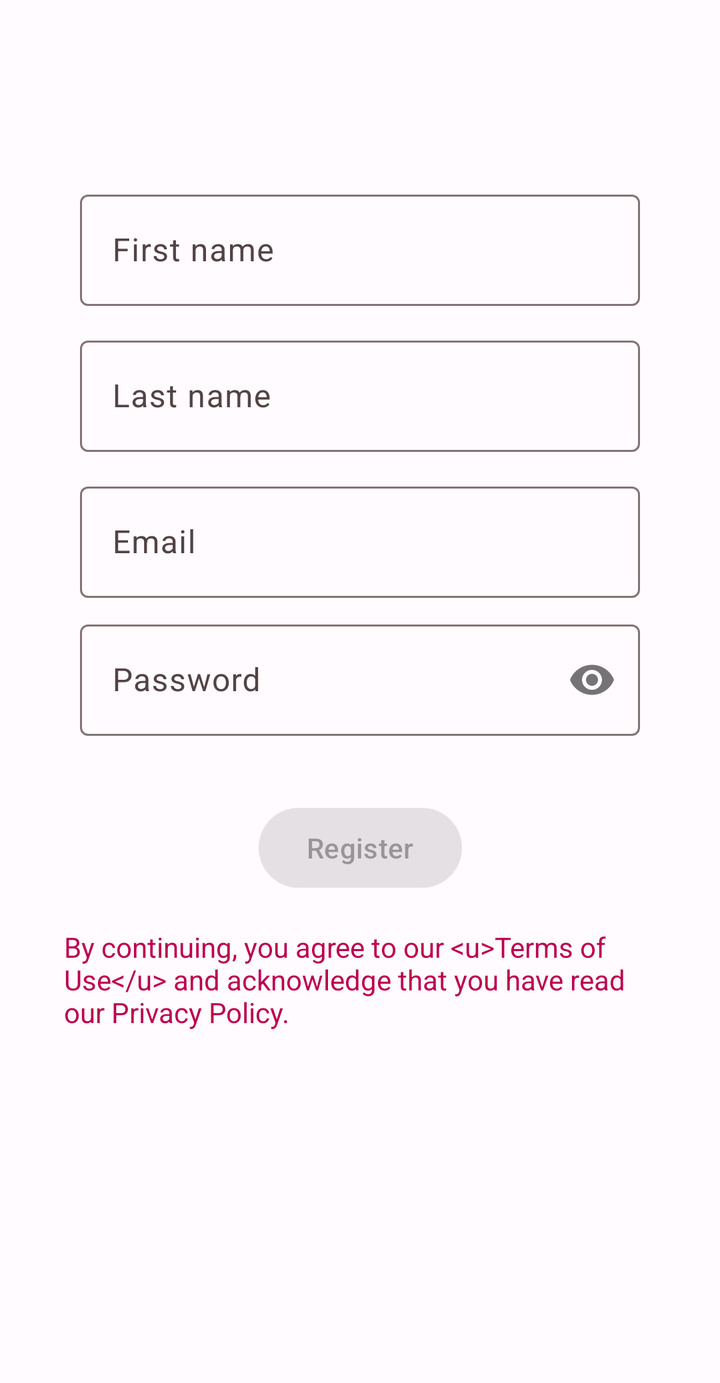
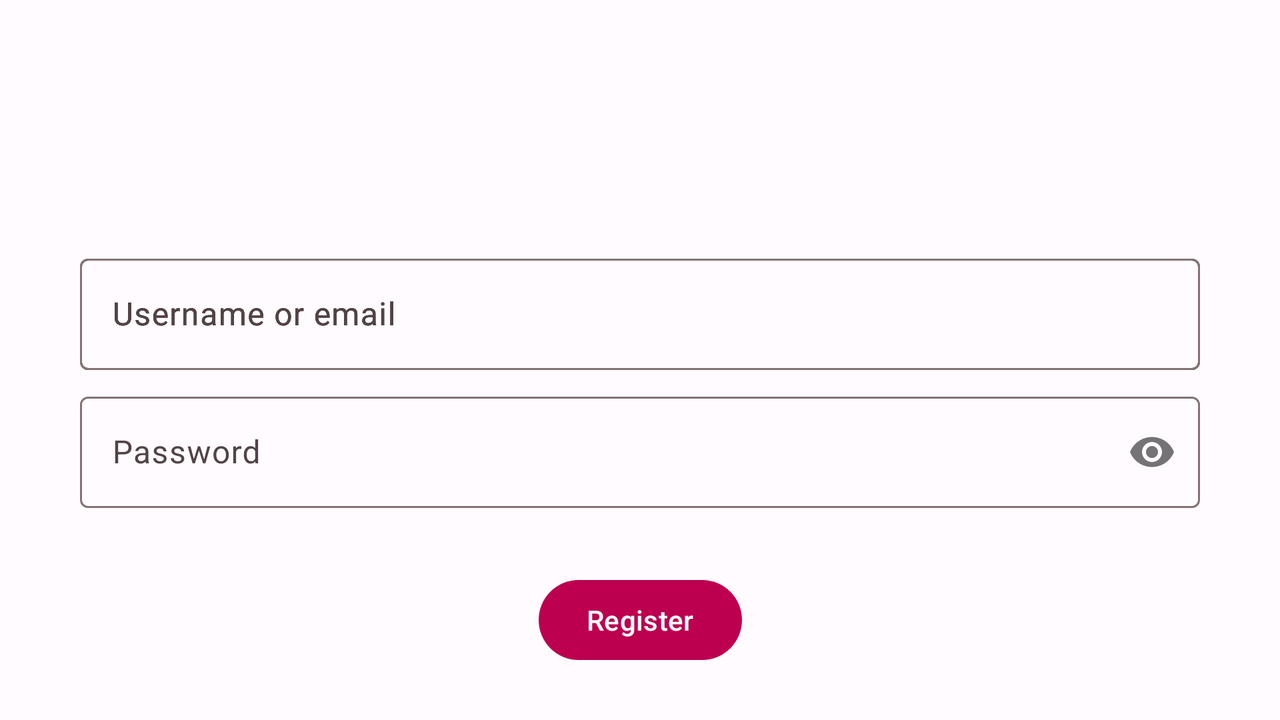

One screen, two layout resources from the same app: the default and the repository's alternative for another configuration. Each is rendered where Android would select it; the XML of both is given below.
<!-- AndroidManifest.xml: application theme AppTheme -->
<!-- res/layout/fragment_registration.xml -->
<?xml version="1.0" encoding="utf-8"?>
<ScrollView
    xmlns:app="http://schemas.android.com/apk/res-auto"
    xmlns:android="http://schemas.android.com/apk/res/android"
    android:layout_width="match_parent"
    android:layout_height="match_parent"
    android:layout_marginTop="?attr/actionBarSize"
    android:layout_gravity="top"
    android:gravity="top">

    <androidx.constraintlayout.widget.ConstraintLayout
        android:id="@+id/container"
        android:layout_width="match_parent"
        android:layout_height="wrap_content"
        android:paddingLeft="@dimen/fragment_horizontal_margin"
        android:paddingTop="@dimen/fragment_vertical_margin"
        android:paddingRight="@dimen/fragment_horizontal_margin"
        android:paddingBottom="160dip">

        <com.google.android.material.textfield.TextInputLayout
            android:id="@+id/firstnameLayout"
            android:layout_width="0dp"
            android:layout_height="wrap_content"
            android:layout_marginStart="24dp"
            android:layout_marginTop="12dp"
            android:layout_marginEnd="24dp"
            app:layout_constraintEnd_toEndOf="parent"
            app:layout_constraintStart_toStartOf="parent"
            app:layout_constraintTop_toTopOf="parent">

            <com.google.android.material.textfield.TextInputEditText
                android:id="@+id/firstname"
                android:layout_width="match_parent"
                android:layout_height="wrap_content"
                android:ems="10"
                android:hint="@string/registration_form_firstname"
                android:inputType="textEmailAddress"
                android:selectAllOnFocus="true"
                android:textColorHint="#8D6E63" />

        </com.google.android.material.textfield.TextInputLayout>

        <com.google.android.material.textfield.TextInputLayout
            android:id="@+id/lastnameLayout"
            android:layout_width="0dp"
            android:layout_height="wrap_content"
            android:layout_marginStart="24dp"
            android:layout_marginTop="12dp"
            android:layout_marginEnd="24dp"
            app:layout_constraintEnd_toEndOf="parent"
            app:layout_constraintStart_toStartOf="parent"
            app:layout_constraintTop_toBottomOf="@+id/firstnameLayout">

            <com.google.android.material.textfield.TextInputEditText
                android:id="@+id/lastname"
                android:layout_width="match_parent"
                android:layout_height="wrap_content"
                android:ems="10"
                android:hint="@string/registration_form_lastname"
                android:inputType="textEmailAddress"
                android:selectAllOnFocus="true" />

        </com.google.android.material.textfield.TextInputLayout>

        <com.google.android.material.textfield.TextInputLayout
            android:id="@+id/emailLayout"
            android:layout_width="0dp"
            android:layout_height="wrap_content"
            android:layout_marginStart="24dp"
            android:layout_marginTop="12dp"
            android:layout_marginEnd="24dp"
            app:layout_constraintEnd_toEndOf="parent"
            app:layout_constraintStart_toStartOf="parent"
            app:layout_constraintTop_toBottomOf="@+id/lastnameLayout">

            <com.google.android.material.textfield.TextInputEditText
                android:id="@+id/email"
                android:layout_width="match_parent"
                android:layout_height="wrap_content"
                android:ems="10"
                android:hint="@string/registration_form_email"
                android:inputType="textEmailAddress"
                android:selectAllOnFocus="true" />

        </com.google.android.material.textfield.TextInputLayout>

        <com.google.android.material.textfield.TextInputLayout
            android:id="@+id/passwordLayout"
            android:layout_width="0dp"
            android:layout_height="wrap_content"
            android:layout_marginStart="24dp"
            android:layout_marginTop="8dp"
            android:layout_marginEnd="24dp"
            app:passwordToggleEnabled="true"
            app:layout_constraintEnd_toEndOf="parent"
            app:layout_constraintStart_toStartOf="parent"
            app:layout_constraintTop_toBottomOf="@+id/emailLayout">

            <com.google.android.material.textfield.TextInputEditText
                android:id="@+id/password"
                android:layout_width="match_parent"
                android:layout_height="wrap_content"
                android:ems="10"
                android:hint="@string/registration_form_password"
                android:imeActionLabel="@string/action_sign_in_short"
                android:imeOptions="actionDone"
                android:inputType="textPassword"
                android:selectAllOnFocus="true"
                android:textColorHint="#8D6E63" />
        </com.google.android.material.textfield.TextInputLayout>

        <Button
            android:id="@+id/registration"
            android:layout_width="wrap_content"
            android:layout_height="wrap_content"
            android:layout_gravity="start"
            android:layout_marginStart="48dp"
            android:layout_marginTop="32dp"
            android:layout_marginEnd="48dp"
            android:layout_marginBottom="64dp"
            android:enabled="false"
            android:text="@string/action_registration"
            app:layout_constraintEnd_toEndOf="parent"
            app:layout_constraintStart_toStartOf="parent"
            app:layout_constraintTop_toBottomOf="@+id/passwordLayout" />

        <TextView
            android:id="@+id/license"
            android:layout_width="match_parent"
            android:layout_height="wrap_content"
            android:gravity="top|start"
            android:padding="16dp"
            android:visibility="visible"
            android:textStyle="normal"
            android:textSize="14sp"
            android:linksClickable="false"
            android:autoLink="all"
            android:textColor="@color/md_theme_light_primary"
            app:layout_constraintEnd_toEndOf="parent"
            app:layout_constraintStart_toStartOf="parent"
            app:layout_constraintTop_toBottomOf="@+id/registration"
            android:text="@string/license_link" />

        <ProgressBar
            android:id="@+id/loading"
            android:layout_width="wrap_content"
            android:layout_height="wrap_content"
            android:layout_gravity="center"
            android:layout_marginStart="32dp"
            android:layout_marginTop="64dp"
            android:layout_marginEnd="32dp"
            android:layout_marginBottom="64dp"
            android:visibility="gone"
            app:layout_constraintEnd_toEndOf="@+id/passwordLayout"
            app:layout_constraintStart_toStartOf="@+id/passwordLayout"
            app:layout_constraintTop_toBottomOf="@+id/license"/>
    </androidx.constraintlayout.widget.ConstraintLayout>
</ScrollView>
<!-- resources referenced by this layout -->
<resources>
  <color name="md_theme_light_primary">#BC004F</color>
  <dimen name="fragment_horizontal_margin">16dp</dimen>
  <dimen name="fragment_vertical_margin">16dp</dimen>
  <string name="action_registration">Register</string>
  <string name="action_sign_in_short">Sign in</string>
  <string name="license_link">By continuing, you agree to our &lt;u&gt;Terms of Use&lt;/u&gt; and acknowledge that you have read our Privacy Policy.</string>
  <string name="registration_form_email">Email</string>
  <string name="registration_form_firstname">First name</string>
  <string name="registration_form_lastname">Last name</string>
  <string name="registration_form_password">Password</string>
  <color name="md_theme_light_onPrimary">#FFFFFF</color>
  <color name="md_theme_light_primaryContainer">#FFD9DE</color>
  <color name="md_theme_light_onPrimaryContainer">#3F0016</color>
  <color name="md_theme_light_secondary">#75565B</color>
  <color name="md_theme_light_onSecondary">#FFFFFF</color>
  <color name="md_theme_light_secondaryContainer">#FFD9DE</color>
  <color name="md_theme_light_onSecondaryContainer">#2B1519</color>
  <color name="md_theme_light_tertiary">#7A5832</color>
  <color name="md_theme_light_onTertiary">#FFFFFF</color>
  <color name="md_theme_light_tertiaryContainer">#FFDCBB</color>
  <color name="md_theme_light_onTertiaryContainer">#2C1700</color>
  <color name="md_theme_light_error">#BA1A1A</color>
  <color name="md_theme_light_errorContainer">#FFDAD6</color>
  <color name="md_theme_light_onError">#FFFFFF</color>
  <color name="md_theme_light_onErrorContainer">#410002</color>
  <color name="md_theme_light_background">#FFFBFF</color>
  <color name="md_theme_light_onBackground">#201A1B</color>
  <color name="md_theme_light_surface">#FFFBFF</color>
  <color name="md_theme_light_onSurface">#201A1B</color>
  <color name="md_theme_light_surfaceVariant">#F3DDE0</color>
  <color name="md_theme_light_onSurfaceVariant">#524345</color>
  <color name="md_theme_light_outline">#847375</color>
  <color name="md_theme_light_inverseOnSurface">#FAEEEE</color>
  <color name="md_theme_light_inverseSurface">#362F2F</color>
  <color name="md_theme_light_inversePrimary">#FFB2BF</color>
  <style name="Widget.App.CardView" parent="Widget.Material3.CardView.Filled">
          <item name="materialThemeOverlay">@style/ThemeOverlay.App.Card</item>
      </style>
  <style name="ThemeOverlay.App.BottomSheetDialog" parent="ThemeOverlay.Material3.BottomSheetDialog">
          <item name="android:navigationBarColor" tools:ignore="NewApi">@android:color/transparent</item>
      </style>
  <style name="SettingsPopupMenu" parent="Widget.Material3.PopupMenu">
          <item name="android:textColor">@color/md_theme_light_onSurface</item>
          <item name="android:itemBackground">@color/transparent</item>
          <item name="android:popupBackground">@drawable/popup_menu_background_rounded</item>
      </style>
  <!-- drawable popup_menu_background_rounded (drawable) -->
  <?xml version="1.0" encoding="UTF-8"?>
  <shape xmlns:android="http://schemas.android.com/apk/res/android">
      <solid android:color="?attr/colorSurface"/>
      <corners
          android:radius="10dp"/>
      <padding
          android:bottom="8dp"
          android:top="8dp"/>
  </shape>
  <style name="ThemeOverlay.App.Card" parent="">
          <item name="colorSecondary">@color/shrine_card_100</item>
          <item name="colorSurface">@color/shrine_card_100</item>
          <item name="colorSurfaceVariant">@color/shrine_card_100</item>
      </style>
  <color name="transparent">#00000000</color>
  <color name="shrine_card_100">#eBecef</color>
</resources>
<!-- res/layout-land/fragment_registration.xml (the repository's variant of the layout above) -->
<!-- drawn on the phone turned sideways -->
<?xml version="1.0" encoding="utf-8"?>
<ScrollView
    xmlns:app="http://schemas.android.com/apk/res-auto"
    xmlns:android="http://schemas.android.com/apk/res/android"
    android:layout_width="match_parent"
    android:layout_height="match_parent"
    android:layout_marginTop="?attr/actionBarSize"
    android:layout_gravity="center_vertical"
    android:gravity="center_vertical">

    <androidx.constraintlayout.widget.ConstraintLayout
        android:id="@+id/container"
        android:layout_width="match_parent"
        android:layout_height="wrap_content"
        android:paddingLeft="@dimen/fragment_horizontal_margin"
        android:paddingTop="@dimen/fragment_vertical_margin"
        android:paddingRight="@dimen/fragment_horizontal_margin"
        android:paddingBottom="@dimen/fragment_vertical_margin">

        <com.google.android.material.textfield.TextInputLayout
            android:id="@+id/firstnameLayout"
            android:layout_width="0dp"
            android:layout_height="wrap_content"
            android:layout_marginStart="24dp"
            android:layout_marginTop="12dp"
            android:layout_marginEnd="24dp"
            app:layout_constraintEnd_toEndOf="parent"
            app:layout_constraintStart_toStartOf="parent"
            app:layout_constraintTop_toTopOf="parent">

            <com.google.android.material.textfield.TextInputEditText
                android:id="@+id/firstname"
                android:layout_width="match_parent"
                android:layout_height="wrap_content"
                android:ems="10"
                android:hint="@string/prompt_email"
                android:inputType="textEmailAddress"
                android:selectAllOnFocus="true" />

        </com.google.android.material.textfield.TextInputLayout>

        <com.google.android.material.textfield.TextInputLayout
            android:id="@+id/lastnameLayout"
            android:layout_width="0dp"
            android:layout_height="wrap_content"
            android:layout_marginStart="24dp"
            android:layout_marginTop="12dp"
            android:layout_marginEnd="24dp"
            app:layout_constraintEnd_toEndOf="parent"
            app:layout_constraintStart_toStartOf="parent"
            app:layout_constraintTop_toTopOf="parent"
            app:layout_constraintTop_toBottomOf="@+id/firstnameLayout">

            <com.google.android.material.textfield.TextInputEditText
                android:id="@+id/lastname"
                android:layout_width="match_parent"
                android:layout_height="wrap_content"
                android:ems="10"
                android:hint="@string/prompt_email"
                android:inputType="textEmailAddress"
                android:selectAllOnFocus="true" />

        </com.google.android.material.textfield.TextInputLayout>

        <com.google.android.material.textfield.TextInputLayout
            android:id="@+id/emailLayout"
            android:layout_width="0dp"
            android:layout_height="wrap_content"
            android:layout_marginStart="24dp"
            android:layout_marginTop="12dp"
            android:layout_marginEnd="24dp"
            app:layout_constraintEnd_toEndOf="parent"
            app:layout_constraintStart_toStartOf="parent"
            app:layout_constraintTop_toTopOf="parent"
            app:layout_constraintTop_toBottomOf="@+id/lastnameLayout">

            <com.google.android.material.textfield.TextInputEditText
                android:id="@+id/email"
                android:layout_width="match_parent"
                android:layout_height="wrap_content"
                android:ems="10"
                android:hint="@string/prompt_email"
                android:inputType="textEmailAddress"
                android:selectAllOnFocus="true" />

        </com.google.android.material.textfield.TextInputLayout>

        <com.google.android.material.textfield.TextInputLayout
            android:id="@+id/passwordLayout"
            android:layout_width="0dp"
            android:layout_height="wrap_content"
            android:layout_marginStart="24dp"
            android:layout_marginTop="8dp"
            android:layout_marginEnd="24dp"
            app:passwordToggleEnabled="true"
            app:layout_constraintEnd_toEndOf="parent"
            app:layout_constraintStart_toStartOf="parent"
            app:layout_constraintTop_toBottomOf="@+id/emailLayout">

            <com.google.android.material.textfield.TextInputEditText
                android:id="@+id/password"
                android:layout_width="match_parent"
                android:layout_height="wrap_content"
                android:ems="10"
                android:hint="@string/prompt_password"
                android:imeActionLabel="@string/action_sign_in_short"
                android:imeOptions="actionDone"
                android:inputType="textPassword"
                android:selectAllOnFocus="true" />
        </com.google.android.material.textfield.TextInputLayout>

        <Button
            android:id="@+id/registration"
            android:layout_width="wrap_content"
            android:layout_height="wrap_content"
            android:layout_gravity="start"
            android:layout_marginStart="48dp"
            android:layout_marginTop="32dp"
            android:layout_marginEnd="48dp"
            android:layout_marginBottom="64dp"
            android:enabled="true"
            android:text="@string/action_registration"
            app:layout_constraintEnd_toEndOf="parent"
            app:layout_constraintStart_toStartOf="parent"
            app:layout_constraintTop_toBottomOf="@+id/passwordLayout" />

        <ProgressBar
            android:id="@+id/loading"
            android:layout_width="wrap_content"
            android:layout_height="wrap_content"
            android:layout_gravity="center"
            android:layout_marginStart="32dp"
            android:layout_marginTop="64dp"
            android:layout_marginEnd="32dp"
            android:layout_marginBottom="64dp"
            android:visibility="gone"
            app:layout_constraintEnd_toEndOf="@+id/passwordLayout"
            app:layout_constraintStart_toStartOf="@+id/passwordLayout"
            app:layout_constraintTop_toBottomOf="@+id/registration"/>
    </androidx.constraintlayout.widget.ConstraintLayout>
</ScrollView>
<!-- resources referenced by the variant -->
<!-- as the phone turned sideways resolves them -->
<resources>
  <dimen name="fragment_horizontal_margin">16dp</dimen>
  <dimen name="fragment_vertical_margin">16dp</dimen>
  <string name="action_registration">Register</string>
  <string name="action_sign_in_short">Sign in</string>
  <string name="prompt_email">Username or email</string>
  <string name="prompt_password">Password</string>
  <color name="md_theme_light_primary">#BC004F</color>
  <color name="md_theme_light_onPrimary">#FFFFFF</color>
  <color name="md_theme_light_primaryContainer">#FFD9DE</color>
  <color name="md_theme_light_onPrimaryContainer">#3F0016</color>
  <color name="md_theme_light_secondary">#75565B</color>
  <color name="md_theme_light_onSecondary">#FFFFFF</color>
  <color name="md_theme_light_secondaryContainer">#FFD9DE</color>
  <color name="md_theme_light_onSecondaryContainer">#2B1519</color>
  <color name="md_theme_light_tertiary">#7A5832</color>
  <color name="md_theme_light_onTertiary">#FFFFFF</color>
  <color name="md_theme_light_tertiaryContainer">#FFDCBB</color>
  <color name="md_theme_light_onTertiaryContainer">#2C1700</color>
  <color name="md_theme_light_error">#BA1A1A</color>
  <color name="md_theme_light_errorContainer">#FFDAD6</color>
  <color name="md_theme_light_onError">#FFFFFF</color>
  <color name="md_theme_light_onErrorContainer">#410002</color>
  <color name="md_theme_light_background">#FFFBFF</color>
  <color name="md_theme_light_onBackground">#201A1B</color>
  <color name="md_theme_light_surface">#FFFBFF</color>
  <color name="md_theme_light_onSurface">#201A1B</color>
  <color name="md_theme_light_surfaceVariant">#F3DDE0</color>
  <color name="md_theme_light_onSurfaceVariant">#524345</color>
  <color name="md_theme_light_outline">#847375</color>
  <color name="md_theme_light_inverseOnSurface">#FAEEEE</color>
  <color name="md_theme_light_inverseSurface">#362F2F</color>
  <color name="md_theme_light_inversePrimary">#FFB2BF</color>
  <style name="Widget.App.CardView" parent="Widget.Material3.CardView.Filled">
          <item name="materialThemeOverlay">@style/ThemeOverlay.App.Card</item>
      </style>
  <style name="ThemeOverlay.App.BottomSheetDialog" parent="ThemeOverlay.Material3.BottomSheetDialog">
          <item name="android:navigationBarColor" tools:ignore="NewApi">@android:color/transparent</item>
      </style>
  <style name="SettingsPopupMenu" parent="Widget.Material3.PopupMenu">
          <item name="android:textColor">@color/md_theme_light_onSurface</item>
          <item name="android:itemBackground">@color/transparent</item>
          <item name="android:popupBackground">@drawable/popup_menu_background_rounded</item>
      </style>
  <!-- drawable popup_menu_background_rounded (drawable) -->
  <?xml version="1.0" encoding="UTF-8"?>
  <shape xmlns:android="http://schemas.android.com/apk/res/android">
      <solid android:color="?attr/colorSurface"/>
      <corners
          android:radius="10dp"/>
      <padding
          android:bottom="8dp"
          android:top="8dp"/>
  </shape>
  <style name="ThemeOverlay.App.Card" parent="">
          <item name="colorSecondary">@color/shrine_card_100</item>
          <item name="colorSurface">@color/shrine_card_100</item>
          <item name="colorSurfaceVariant">@color/shrine_card_100</item>
      </style>
  <color name="transparent">#00000000</color>
  <color name="shrine_card_100">#eBecef</color>
</resources>
